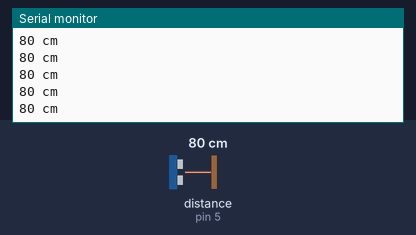
Simulated run of this sketch. Board: Arduino Uno, built with avr-gcc and run on an emulated ATmega328P. Parts: the last lines printed to the serial monitor. Wiring (inferred from the names in the program): ultrasonic range finder: trigger pin 4; echo pin 5. Inputs (shaded band) come from the test bench; at power-on: distance to the obstacle (sensor on pin 5) 80 cm. The echo pulse lasts 58.3 µs per cm.

Above: at 1.2 s.
1.3 s: distance to the obstacle (sensor on pin 5) set to 2 cm
At 1.59 s:
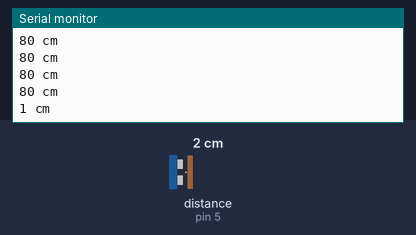
2.8 s: distance to the obstacle (sensor on pin 5) set to 4 cm
At 2.8 s:
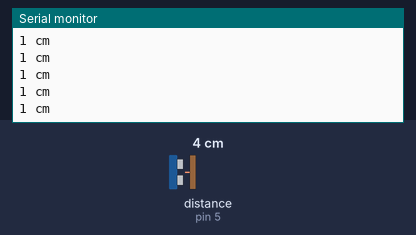
Timing chart, 0 to 5.8 s (numbered marks = the images above; inputs shaded):
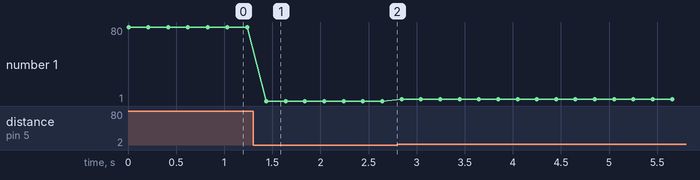

The sketch:

sonar_test.ino
```cpp
const int pingPin = 4;
const int pingReceive = 5;

void setup() {
  Serial.begin(9600);

  pinMode(pingPin, OUTPUT);
  pinMode(pingReceive, INPUT);
}

void loop() {
  long duration, cm;

  digitalWrite(pingPin, LOW);
  delayMicroseconds(2);
  digitalWrite(pingPin, HIGH);
  delayMicroseconds(5);
  digitalWrite(pingPin, LOW);

  duration = pulseIn(pingReceive, HIGH);

  cm = duration / 29 / 2;

  Serial.print(cm);
  Serial.println(" cm");

  delay(200);
}
```

Measured:
- after the input at 1.3 s, the serial monitor: prints a new line after 0.14 s (image 1)
- plotted number 1: 80 → 1 after the input at 1.3 s, 1 → 3 after the input at 2.8 s
